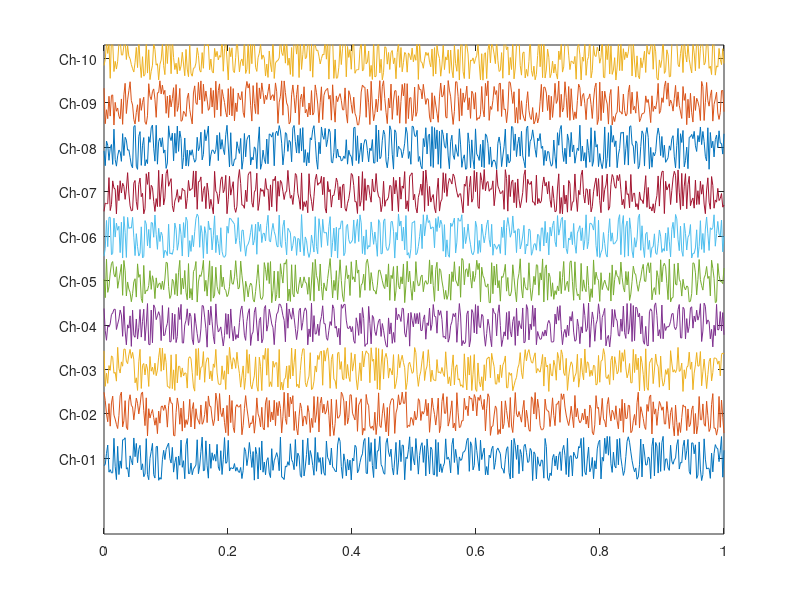

Here is the MATLAB script that generated this plot:
t = linspace(0, 1, 500);                                            % Time Vector
EEG = rand(10, 500)*0.005;                                          % Simulate EEG (mV)
ofst = [1:size(EEG,1)]*0.005 + 0.001;                               % ‘Offset’ Vector
EEGp = bsxfun(@plus, EEG', ofst)';                                  % Add ‘Offset’ To Each Row
figure(1)
plot(t, EEGp)                                                       % Plot EEG
axis([xlim    0  0.055])                                            % Set Axis Limits
ChC = regexp(sprintf('Ch-%02d ', [1:size(EEG,1)]), ' ', 'split');   % Y-Tick Labels
yt = ofst+0.0025;                                                   % Y-Yick Positions
set(gca, 'YTick',yt, 'YTickLabel',ChC(1:end-1))   